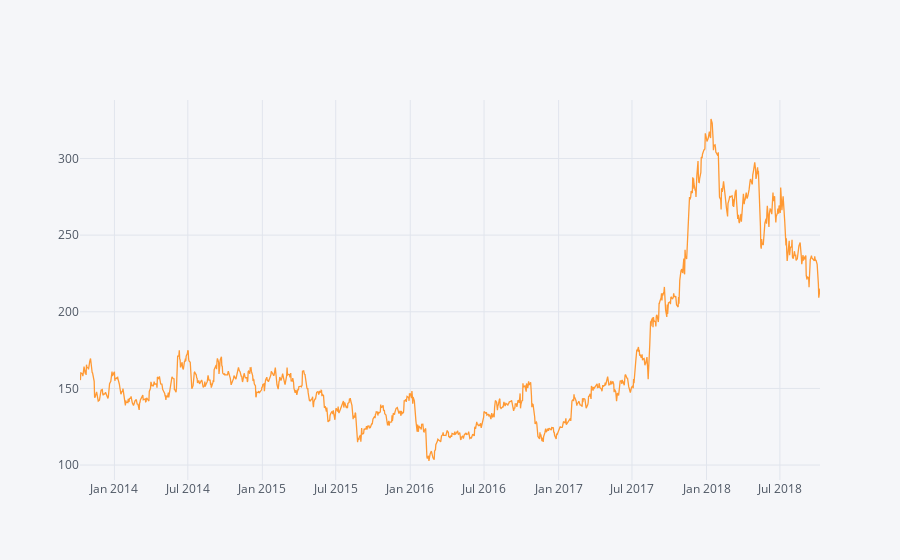

Notebook cell for this chart:
### Markdown cell above
# Some visualization

### Code cell
plt.figure(figsize=(16,6))
df['Close'].iplot()

### Figure 1 — Plotly figure (JSON) as saved in the notebook; plotly's stock layout.template omitted (floating-point values rounded to 4 significant figures; data arrays with more than 128 entries replaced by an {"elided": "..."} marker saying what was removed)
{"data": [{"line": {"color": "rgba(255, 153, 51, 1.0)", "dash": "solid", "shape": "linear", "width": 1.3}, "mode": "lines", "name": "Close", "text": "", "type": "scatter", "x": {"elided": "1235 str values"}, "y": {"elided": "1235 float values"}}], "layout": {"legend": {"bgcolor": "#F5F6F9", "font": {"color": "#4D5663"}}, "paper_bgcolor": "#F5F6F9", "plot_bgcolor": "#F5F6F9", "title": {"font": {"color": "#4D5663"}}, "xaxis": {"gridcolor": "#E1E5ED", "showgrid": true, "tickfont": {"color": "#4D5663"}, "title": {"font": {"color": "#4D5663"}, "text": ""}, "zerolinecolor": "#E1E5ED"}, "yaxis": {"gridcolor": "#E1E5ED", "showgrid": true, "tickfont": {"color": "#4D5663"}, "title": {"font": {"color": "#4D5663"}, "text": ""}, "zerolinecolor": "#E1E5ED"}}}
